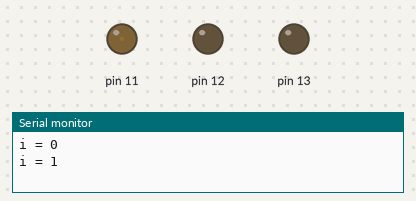
The sketch below on a simulated Arduino Uno, built with avr-gcc and run on an emulated ATmega328P. Parts: output pins drawn as LEDs (lit = HIGH), the last lines printed to the serial monitor.

Above: at 0.05 s.
At 3.3 s:
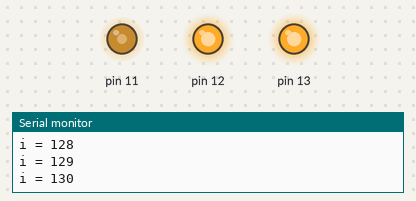
At 4.8 s:
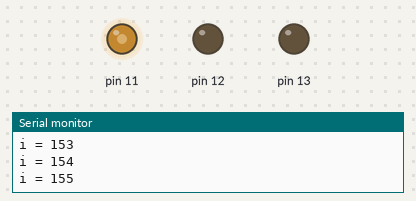
At 6.6 s:
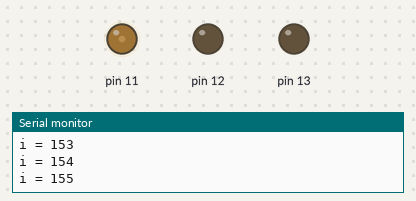
Timing chart, 0 to 10.2 s (numbered marks = the images above):
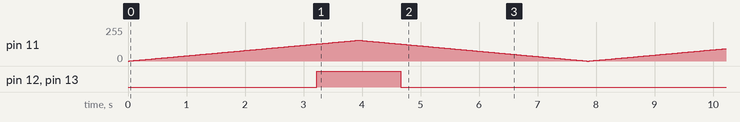

The sketch:

ex11.ino
```cpp
//2021-01-04 이현국
void setup() {
  Serial.begin(9600);
}

void loop() {
  for (int i=0;i<156;i++){
    Serial.print("i = ");
    Serial.println(i);
    analogWrite(11,i);
    analogWrite(12,i);
    analogWrite(13,i);
    delay(25);
  }
  for(int i=156; i>=0; i--){
    analogWrite(11,i);
    analogWrite(12,i);
    analogWrite(13,i);
    delay(25);
  }
}
```

Measured:
- by itself, pin 12, pin 13: alternates HIGH for 1.4 s and LOW for 6.4 s
